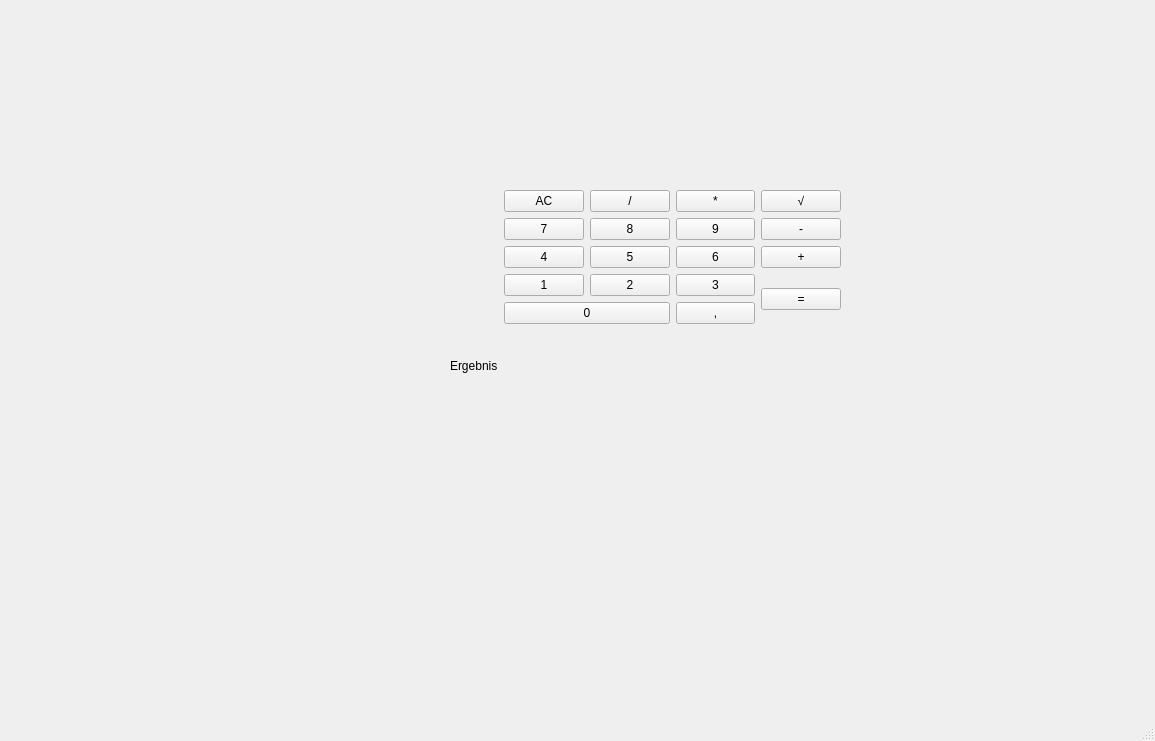
<?xml version="1.0" encoding="UTF-8"?>
<ui version="4.0">
 <class>MainWindow</class>
 <widget class="QMainWindow" name="MainWindow">
  <property name="geometry">
   <rect>
    <x>0</x>
    <y>0</y>
    <width>1155</width>
    <height>741</height>
   </rect>
  </property>
  <property name="windowTitle">
   <string>MainWindow</string>
  </property>
  <widget class="QWidget" name="centralwidget">
   <widget class="QWidget" name="">
    <property name="geometry">
     <rect>
      <x>450</x>
      <y>190</y>
      <width>391</width>
      <height>211</height>
     </rect>
    </property>
    <layout class="QGridLayout" name="gridLayout">
     <item row="2" column="3">
      <widget class="QPushButton" name="button6">
       <property name="text">
        <string>6</string>
       </property>
      </widget>
     </item>
     <item row="3" column="1">
      <widget class="QPushButton" name="button1">
       <property name="text">
        <string>1</string>
       </property>
      </widget>
     </item>
     <item row="0" column="1">
      <widget class="QPushButton" name="buttonClear">
       <property name="text">
        <string>AC</string>
       </property>
      </widget>
     </item>
     <item row="1" column="4">
      <widget class="QPushButton" name="buttonSubtract">
       <property name="text">
        <string>-</string>
       </property>
      </widget>
     </item>
     <item row="2" column="2">
      <widget class="QPushButton" name="button5">
       <property name="text">
        <string>5</string>
       </property>
      </widget>
     </item>
     <item row="2" column="1">
      <widget class="QPushButton" name="button4">
       <property name="text">
        <string>4</string>
       </property>
      </widget>
     </item>
     <item row="0" column="4">
      <widget class="QPushButton" name="buttonWurzel">
       <property name="text">
        <string>√</string>
       </property>
      </widget>
     </item>
     <item row="5" column="1" colspan="3">
      <widget class="QLabel" name="label">
       <property name="text">
        <string/>
       </property>
      </widget>
     </item>
     <item row="4" column="1" colspan="2">
      <widget class="QPushButton" name="button0">
       <property name="text">
        <string>0</string>
       </property>
      </widget>
     </item>
     <item row="3" column="2">
      <widget class="QPushButton" name="button2">
       <property name="text">
        <string>2</string>
       </property>
      </widget>
     </item>
     <item row="4" column="3">
      <widget class="QPushButton" name="buttonDot">
       <property name="text">
        <string>,</string>
       </property>
      </widget>
     </item>
     <item row="5" column="0">
      <widget class="QLabel" name="label_3">
       <property name="text">
        <string>Ergebnis</string>
       </property>
      </widget>
     </item>
     <item row="3" column="3">
      <widget class="QPushButton" name="button3">
       <property name="text">
        <string>3</string>
       </property>
      </widget>
     </item>
     <item row="2" column="4">
      <widget class="QPushButton" name="buttonAdd">
       <property name="text">
        <string>+</string>
       </property>
      </widget>
     </item>
     <item row="0" column="3">
      <widget class="QPushButton" name="buttonMultiply">
       <property name="text">
        <string>*</string>
       </property>
      </widget>
     </item>
     <item row="1" column="1">
      <widget class="QPushButton" name="button7">
       <property name="text">
        <string>7</string>
       </property>
      </widget>
     </item>
     <item row="1" column="3">
      <widget class="QPushButton" name="button9">
       <property name="text">
        <string>9</string>
       </property>
      </widget>
     </item>
     <item row="1" column="2">
      <widget class="QPushButton" name="button8">
       <property name="text">
        <string>8</string>
       </property>
      </widget>
     </item>
     <item row="0" column="2">
      <widget class="QPushButton" name="buttonDivide">
       <property name="text">
        <string>/</string>
       </property>
      </widget>
     </item>
     <item row="3" column="4" rowspan="2">
      <widget class="QPushButton" name="buttonEqual">
       <property name="text">
        <string>=</string>
       </property>
      </widget>
     </item>
    </layout>
   </widget>
  </widget>
  <widget class="QMenuBar" name="menubar">
   <property name="geometry">
    <rect>
     <x>0</x>
     <y>0</y>
     <width>1155</width>
     <height>21</height>
    </rect>
   </property>
  </widget>
  <widget class="QStatusBar" name="statusbar"/>
 </widget>
 <resources/>
 <connections/>
</ui>
